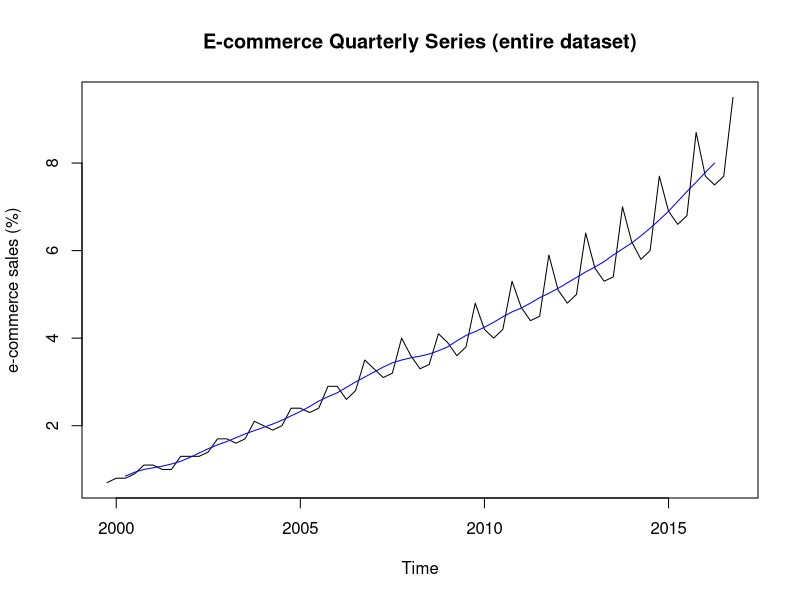
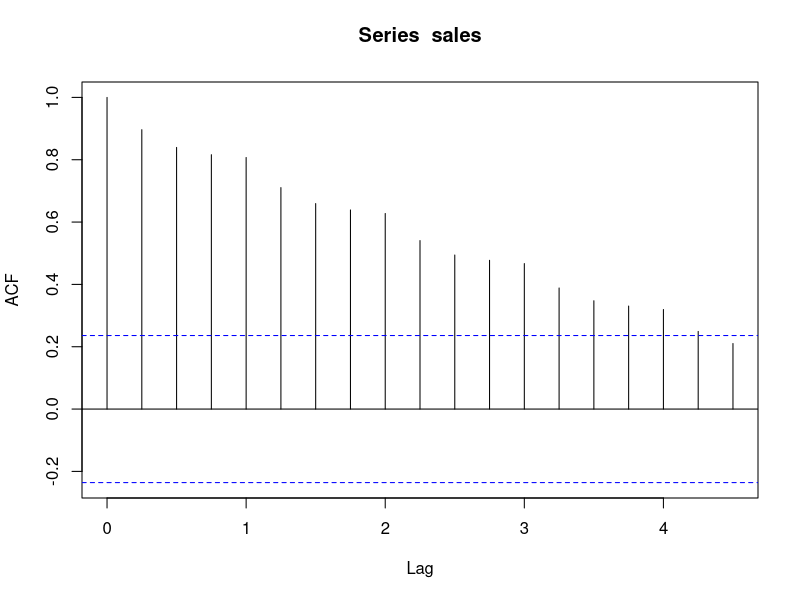
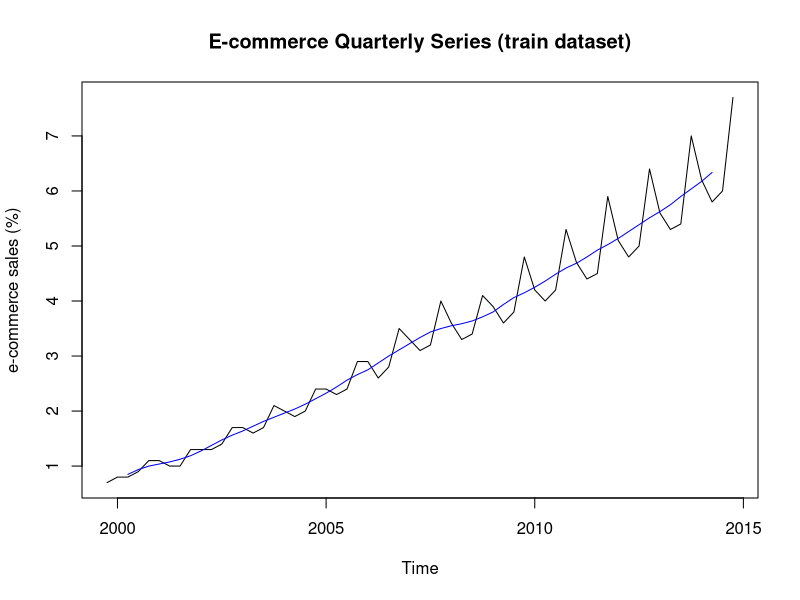
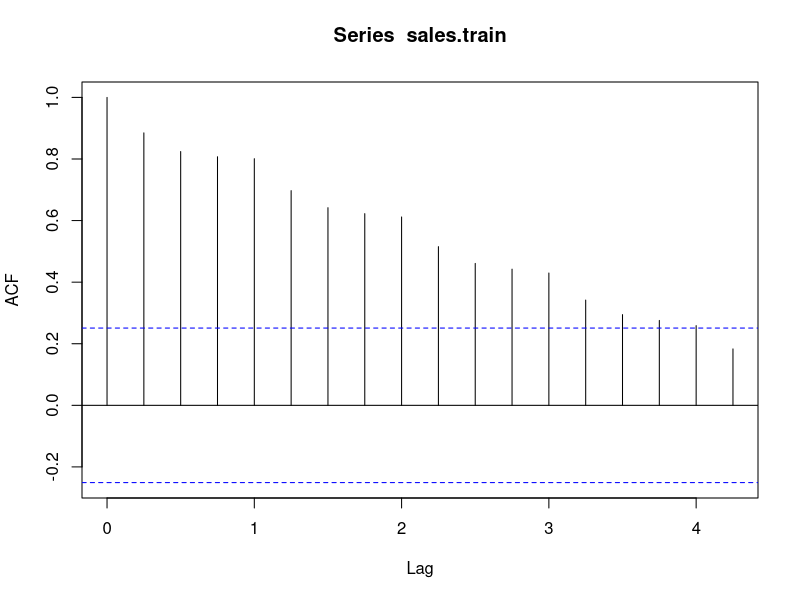
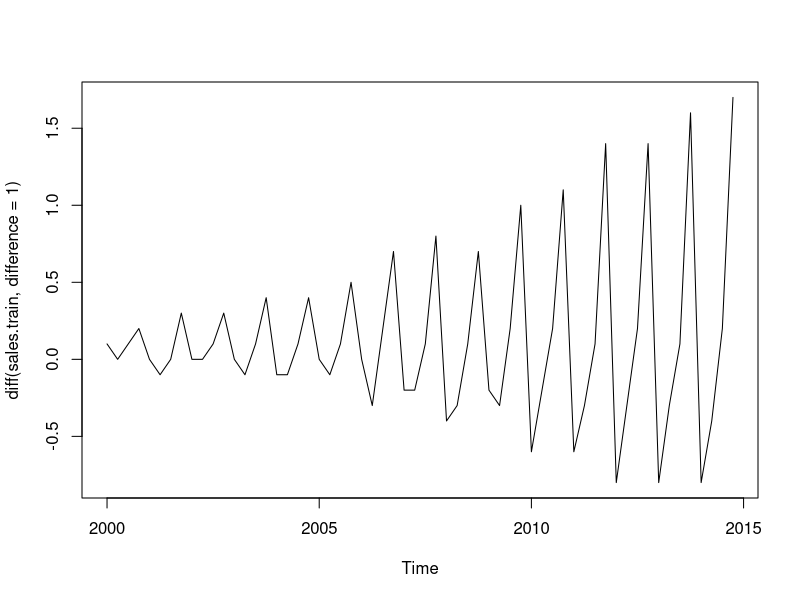
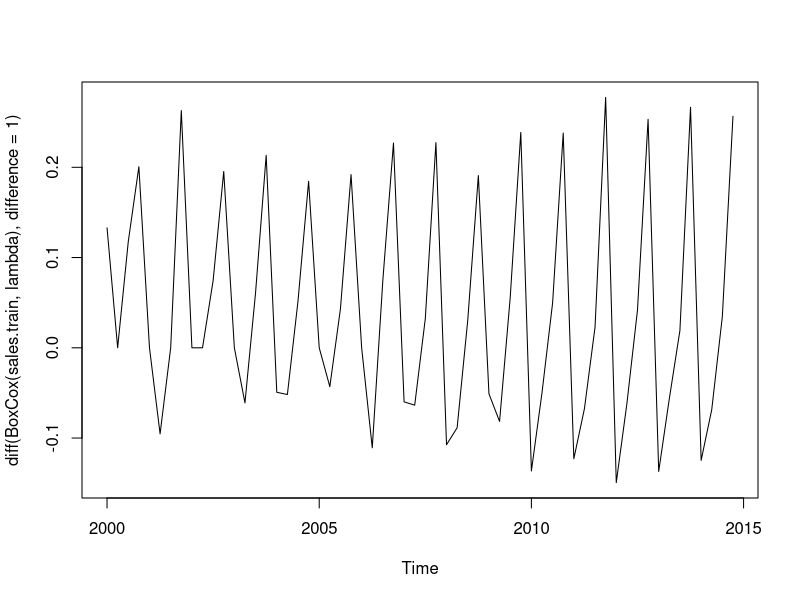
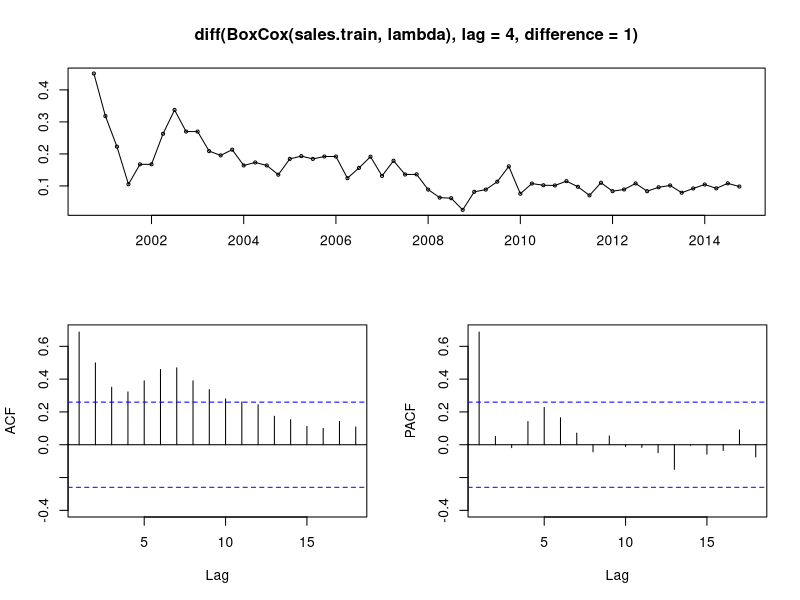
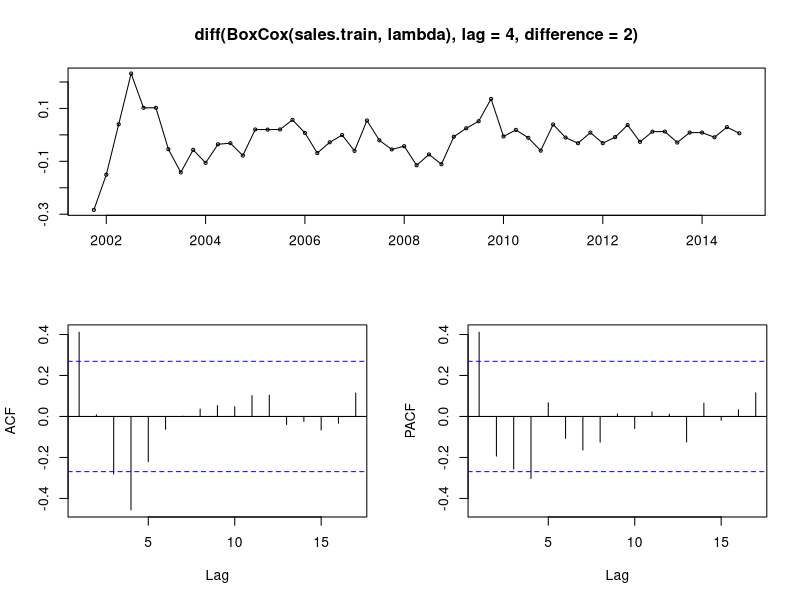

The R source for these figures, in order:
## ---- chunk 1
# add packages
library(forecast)
library(knitr)
library(stats)
library(tseries)
library(xts)
# prevent source code from running off the page
opts_chunk$set(tidy.opts=list(width.cutoff=70), tidy=TRUE)
# remove all objects from current workspace
rm(list = ls())
# set seed number to reproduce results
set.seed(1)
# load data
raw.sales <- read.csv('./data/ECOMPCTNSA.csv', header=TRUE, sep=',')
## ---- chunk 2
# convert raw data into a time-series object
sales <- ts(raw.sales$ECOMPCTNSA, start=c(1999,4), frequency=4)
# hold out test data for verification in forecast
sales.train <- ts(sales[time(sales) < 2015], start=c(1999,4), frequency=4) # 1999-2014
sales.test <- ts(sales[time(sales) >= 2015], start=c(2015,1), frequency=4) # 2015-2016
# examine the structure
kable(summary(raw.sales)) 
head(sales); tail(sales)
## ---- chunk 3
# using the entire dataset
plot(sales, ylab = 'e-commerce sales (%)', main='E-commerce Quarterly Series (entire dataset)')
lines(ma(sales, order=4, centre=T), col='blue')
acf(sales)
# using the train dataset
plot(sales.train, ylab = 'e-commerce sales (%)', main='E-commerce Quarterly Series (train dataset)')
lines(ma(sales.train, order=4, centre=T), col='blue')
acf(sales.train)
## ---- chunk 4
# unit root test
cbind(adf.test(sales.train, alternative='stationary')$p.value, 
      kpss.test(sales.train)$p.value, 
      nsdiffs(sales.train))
## ---- chunk 5
# find the best lambda for Box-Cox transformation
lambda <- BoxCox.lambda(sales.train) # lambda = 0.01467236
# first-order differenced series plot
plot(diff(sales.train, difference=1))
# first-order differenced BoxCox-transformed series plot
plot(diff(BoxCox(sales.train, lambda), difference=1))
# first-order differenced BoxCox-transformed series
tsdisplay(diff(BoxCox(sales.train, lambda), lag=4, difference=1))
# second-order differenced BoxCox-transformed series
tsdisplay(diff(BoxCox(sales.train, lambda), lag=4, difference=2))
# unit root test on first-order differenced log-transformed series
cbind(adf.test(diff(BoxCox(sales.train, lambda), lag=4, difference=1), alternative='stationary')$p.value, 
      kpss.test(diff(BoxCox(sales.train, lambda), lag=4, difference=1))$p.value)
# unit root test on first-order differenced log-transformed series
cbind(adf.test(diff(BoxCox(sales.train, lambda), lag=4, difference=2), alternative='stationary')$p.value, 
      kpss.test(diff(BoxCox(sales.train, lambda), lag=4, difference=2))$p.value)
## ---- chunk 6
(base.m <- Arima(BoxCox(sales.train, lambda), order=c(1,2,1),seasonal=list(order=c(1,2,1),4)))
## ---- chunk 7
best.manual.m <- base.m
for(P in 0:2) for(Q in 0:2) for(p in 0:2) for(q in 0:2) {
  m <- Arima(BoxCox(sales.train, lambda), order=c(P,2,Q), seasonal=list(order=c(p,2,q)))
  if(m$aicc < best.manual.m$aicc) best.manual.m <- m
}
best.manual.m
## ---- chunk 8
(best.auto.m <- auto.arima(BoxCox(sales.train, lambda), ic='aicc', stepwise=FALSE, approximation=FALSE))
## ---- chunk 9
tsdisplay(base.m$residuals)
h <- min(2 * 4, nrow(sales.train)/5) # min(2m, T/5) 
Box.test(base.m$residuals, type='Ljung-Box', lag=h) 
hist(base.m$residuals, main='Histogram of residuals (base.m)')
abline(v=mean(base.m$residuals), col='blue')
shapiro.test(base.m$residuals)
## ---- chunk 10
tsdisplay(best.manual.m$residuals)
h <- min(2 * 4, nrow(sales.train)/5) # min(2m, T/5) 
Box.test(best.manual.m$residuals, type='Ljung-Box', lag=h) 
hist(best.manual.m$residuals, main='Histogram of residuals (best.manual.m)')
abline(v=mean(best.manual.m$residuals), col='blue')
shapiro.test(best.manual.m$residuals)
## ---- chunk 11
tsdisplay(best.auto.m$residuals)
h <- min(2 * 4, nrow(sales.train)/5) # min(2m, T/5) 
Box.test(best.auto.m$residuals, type='Ljung-Box', lag=h) 
hist(best.auto.m$residuals, main='Histogram of residuals (best.auto.m)')
abline(v=mean(best.auto.m$residuals), col='blue')
shapiro.test(best.auto.m$residuals)
## ---- chunk 12
sales.test
InvBoxCox(predict(base.m, 3*4)$pred, lambda)
InvBoxCox(predict(best.manual.m, 3*4)$pred, lambda)
InvBoxCox(predict(best.auto.m, 3*4)$pred, lambda)
## ---- chunk 13
accuracy(forecast(base.m), sales.test)
accuracy(forecast(best.manual.m), sales.test)
accuracy(forecast(best.auto.m), sales.test)
## ---- chunk 14
ts.plot(cbind(sales.train, sales.test, InvBoxCox(predict(base.m, 4*3)$pred, lambda)), 
        col=c('black', 'orange', 'blue'), lty=c(1,1,2), 
        main='Forecasts to 2017 with manual ARIMA(1,2,1)(1,2,1)[4]')
ts.plot(cbind(sales.train, sales.test, InvBoxCox(predict(best.manual.m, 4*3)$pred, lambda)), 
        col=c('black', 'orange', 'blue'), lty=c(1,1,2), 
        main='Forecasts to 2017 with manual ARIMA(0,2,1)(0,2,2)[4]')
ts.plot(cbind(sales.train, sales.test, InvBoxCox(predict(best.auto.m, 4*3)$pred, lambda)), 
        col=c('black', 'orange', 'blue'), lty=c(1,1,2),
        main='Forecasts to 2017 with auto ARIMA(0,1,0)(0,1,2)[4]')
plot(forecast(base.m))
plot(forecast(best.manual.m))
plot(forecast(best.auto.m))
## ---- chunk 15
raw.amaz <- read.csv('./data/AMAZ.csv', header=TRUE, sep=',')
raw.sent <- read.csv('./data/UMCSENT.csv', header=TRUE, sep=',')
## ---- chunk 16
raw.sent
## ---- chunk 17
# set local timezone
Sys.setenv(TZ='America/Los_Angeles')
# assume stock data is collected in EST
amaz <- xts(raw.amaz[,-1], order.by=as.POSIXct(raw.amaz[,1], tz='EST'))
# assume sentiment data is collected in EST
sent <- xts(raw.sent[,-1], order.by=as.POSIXct(raw.sent[,1], tz='EST'))
## ---- chunk 18
ats <- amaz
uts <- sent
## ---- chunk 19
UMCSENT <- merge(ats, uts, join = "outer", fill = -9999)
#head(UMCSENT)
#tail(UMCSENT)
#describe(UMCSENT)
## ---- chunk 20
UMCSENT02 <- UMCSENT
UMCSENT02[UMCSENT02 == -9999] <- NA
head(UMCSENT02)
## ---- chunk 21
UMCSENT03 <- UMCSENT02
UMCSENT03 <- na.locf(UMCSENT03, na.rm = TRUE, fromLast = TRUE) 
#head(UMCSENT03)
#describe(UMCSENT03)
UMCSENT03['2007-01-03']
UMCSENT02['2007-01-03']
## ---- chunk 22
UMCSENT04 <- UMCSENT02
UMCSENT04 <-na.approx(UMCSENT04, maxgap=31)
head(UMCSENT04)

#Check if values for uts were replaced
UMCSENT04['2007-01-03']
UMCSENT02['2007-01-03']

## ---- chunk 23
#TODO!!!!!!! 
#check Jan 3 for both raw datasets
ats['2007-01-03']
uts['2007-01-03']

#not in uts, check two closesest uts values
uts['2007-01-01']
uts['2007-02-01']

#check merge
UMCSENT04['2007-01-03']

#check interpolation
coredata(UMCSENT04['2007-01-03', 6]) == coredata(uts['2007-01-01']) - (coredata(uts['2007-01-01']) - coredata(uts['2007-02-01'])) * 2/31 

## ---- chunk 24
daily_return <- (ats[,4] - lag(ats[,4], k = 1))/ (lag(ats[,4], k = 1))

plot(daily_return)

## ---- chunk 25
head(cbind(ats[,4], rollapply(ats[, 4], 20, FUN = mean, na.rm = TRUE)),30)
head(cbind(ats[,4], rollapply(ats[, 4], 50, FUN = mean, na.rm = TRUE)),60)
